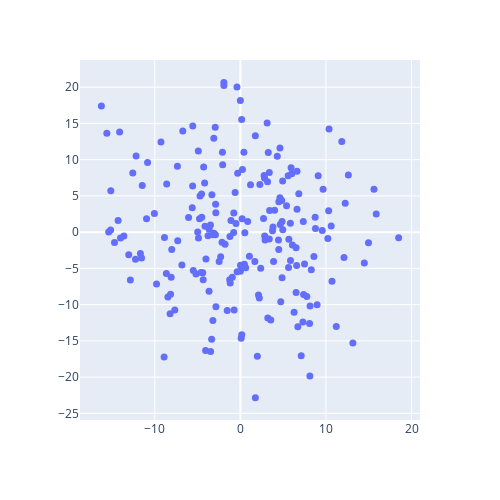

The cell this chart's notebook holds for it:
### Markdown cell above
### Plot the First Principal Component Against $Y$

### Code cell
plot2D(linear_data, x="PC1", y="Y")#, x_title="PC1", y_title="Y")

### Figure 1 — Plotly figure (JSON) as saved in the notebook; plotly's stock layout.template omitted (floating-point values rounded to 4 significant figures; data arrays with more than 128 entries replaced by an {"elided": "..."} marker saying what was removed)
{"data": [{"hovertemplate": "PC1=%{x}<br>Y=%{y}<extra></extra>", "legendgroup": "", "marker": {"color": "#636efa", "size": 7, "symbol": "circle"}, "mode": "markers", "name": "", "orientation": "v", "showlegend": false, "type": "scatter", "x": {"elided": "200 float values"}, "xaxis": "x", "y": {"elided": "200 float values"}, "yaxis": "y"}], "layout": {"height": 500, "legend": {"tracegroupgap": 0}, "margin": {"t": 60}, "width": 500, "xaxis": {"anchor": "y", "autorange": true, "domain": [0, 1], "range": [-18.73, 20.99], "title": {}, "type": "linear"}, "yaxis": {"anchor": "x", "autorange": true, "domain": [0, 1], "range": [-25.92, 23.75], "title": {}, "type": "linear"}}}
